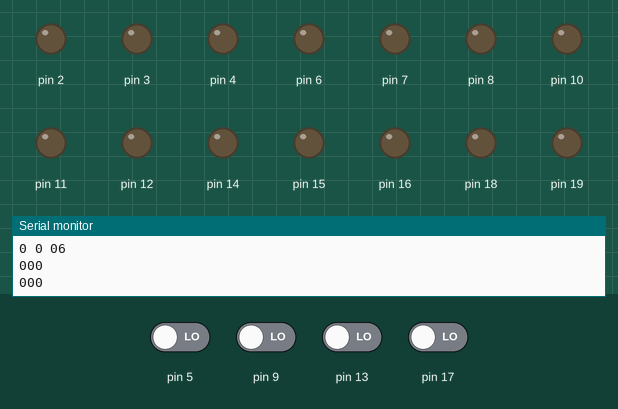
A sketch run on a simulated Arduino Uno, built with avr-gcc and run on an emulated ATmega328P. On the bench: output pins drawn as LEDs (lit = HIGH), the last lines printed to the serial monitor. The inputs (shaded band) are chosen by the test bench; at power-on: pin 5, pin 9, pin 13, pin 17 LOW.

Above: at 1.3 s.
1.4 s: pin 5 driven HIGH
At 1.8 s:
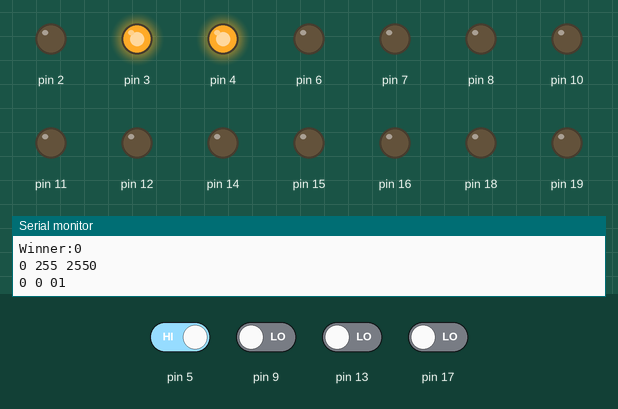
2.9 s: pin 9 driven HIGH
At 3.4 s:
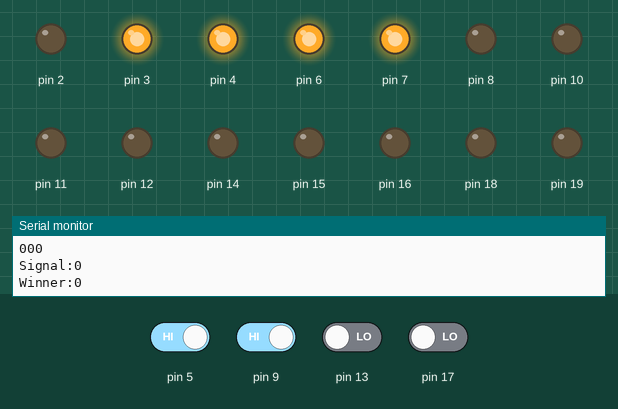
4.4 s: pin 13 driven HIGH
At 5.7 s:
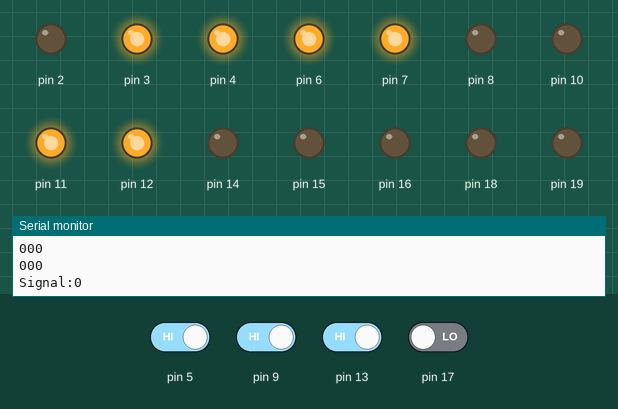
6.0 s: pin 17 driven HIGH
At 6.7 s:
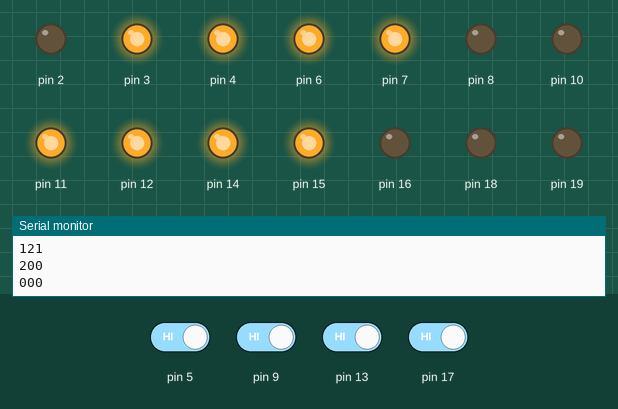
Timing chart, 0 to 8.6 s (numbered marks = the images above; inputs shaded):
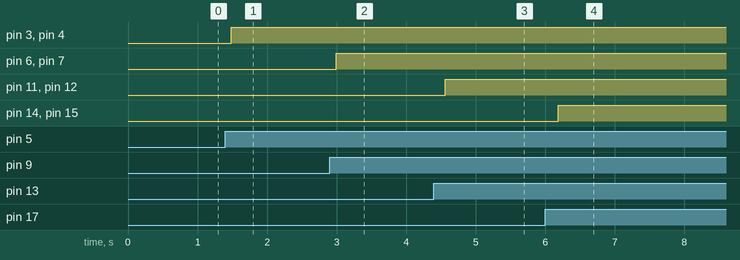

Measured:
- after the input at 1.4 s, pin 3, pin 4: LOW → HIGH after 0.08 s
- after the input at 2.9 s, pin 6, pin 7: LOW → HIGH after 0.10 s
- after the input at 4.4 s, pin 11, pin 12: LOW → HIGH after 0.16 s
- after the input at 6.0 s, pin 14, pin 15: LOW → HIGH after 0.18 s

The sketch:

Tick_Tack_Toe_1_4.ino
```cpp
int leds[][3][3] = {{{0,0,0},{0,0,0},{0,0,0}},
                    {{0,0,0},{0,0,0},{0,0,0}},
                    {{0,0,0},{0,0,0},{0,0,0}}};         //255 -> aus, 0-> an
int board[][3]  = {{0,0,0},
                   {0,0,0},
                   {0,0,0}};  //0-> nobody, 1-> player1, 2-> player2
boolean pl  = true;           //player: true -> player1, false -> player2
int win = 0;
int winanfrm = 0;             //winAnimationFrame

void setup() {                                                                                                 //mögliche Modi: Tick Tack Toe -> PvP,PvC,CvC, Simon Says
  Serial.begin(9600);
  for(int i = 1; i <= 36; i++){    //36 Ports (2R,3G,4B,5S)
    if(i%4 == 0){
      pinMode(i+1,INPUT);
      Serial.println("IN");
    }
    else{
      pinMode(i+1,OUTPUT);
      Serial.println("OUT");
    }
  }
}

void loop() {
  int s = get_board();
  if(s == 1){   //go back
    reset();
  }

  if(win == 0){
    win = get_win();
  }else{
    winAnimation(win);
  }
  Serial.print("Signal:");
  Serial.println(s);

  Serial.print("Winner:");
  Serial.println(win);
  boardToLeds();
  show();
}


void reset(){
  for(int i = 0; i < 9; i++){
      leds[i % 3][i / 3][0] = 0;             //255 -> aus, 0-> an
      leds[i % 3][i / 3][1] = 0;
      leds[i % 3][i / 3][2] = 0;
      board[i % 3][i / 3]   = 0;             //0-> nobody, 1-> player1, 2-> player2
  }

  pl  = true;                 //player: true -> player1, false -> player2
  win = 0;
  winanfrm = 0;                //winAnimationFrame
}

int get_board(){
  for(int i = 0; i < 9; i++){
    if(digitalRead(5+4*i)==HIGH && board[i % 3][i / 3] == 0){  //if it hasn't been pressed befor
      if(pl)
        board[i % 3][i / 3] = 1;    //CAREFULL: fliped along x-Axis
      else
        board[i % 3][i / 3] = 2;    //CAREFULL: fliped along x-Axis
      pl = !pl;
    }
  }
  Serial.print(board[0][0]);
  Serial.print(board[1][0]);
  Serial.println(board[2][0]);
  Serial.print(board[0][1]);
  Serial.print(board[1][1]);
  Serial.println(board[2][1]);
  Serial.print(board[0][2]);
  Serial.print(board[1][2]);
  Serial.println(board[2][2]);
  if(digitalRead(5+4*2) && digitalRead(5+4*5) && digitalRead(5+4*8)){
    return 1;
  }
  return 0;
}

int get_win(){
  if((board[0][0] == 1 && board[0][1] == 1 && board[0][2] == 1)
   ||(board[1][0] == 1 && board[1][1] == 1 && board[1][2] == 1)
   ||(board[2][0] == 1 && board[2][1] == 1 && board[2][2] == 1)
   ||(board[0][0] == 1 && board[1][0] == 1 && board[2][0] == 1)
   ||(board[0][1] == 1 && board[1][1] == 1 && board[2][1] == 1)
   ||(board[0][2] == 1 && board[1][2] == 1 && board[2][2] == 1)
   ||(board[0][0] == 1 && board[1][1] == 1 && board[2][2] == 1)
   ||(board[0][2] == 1 && board[1][1] == 1 && board[2][0] == 1))
      return 1;
  if((board[0][0] == 2 && board[0][1] == 2 && board[0][2] == 2)
   ||(board[1][0] == 2 && board[1][1] == 2 && board[1][2] == 2)
   ||(board[2][0] == 2 && board[2][1] == 2 && board[2][2] == 2)
   ||(board[0][0] == 2 && board[1][0] == 2 && board[2][0] == 2)
   ||(board[0][1] == 2 && board[1][1] == 2 && board[2][1] == 2)
   ||(board[0][2] == 2 && board[1][2] == 2 && board[2][2] == 2)
   ||(board[0][0] == 2 && board[1][1] == 2 && board[2][2] == 2)
   ||(board[0][2] == 2 && board[1][1] == 2 && board[2][0] == 2))
      return 2;
  return 0;
}


void winAnimation(int w){
   for(int i = 0; i < 9; i++){
      board[i % 3][i / 3] = w;
   }
}

void boardToLeds(){
  for(int i = 0; i < 9; i++){
    if(board[i % 3][i / 3] == 1){
      leds[i % 3][i / 3][0] = 0;
      leds[i % 3][i / 3][1] = 255;
      leds[i % 3][i / 3][2] = 255;
    }else if(board[i % 3][i / 3] == 2){
      leds[i % 3][i / 3][0] = 255;
      leds[i % 3][i / 3][1] = 255;
      leds[i % 3][i / 3][2] = 0;
    }
  }
}


void show(){
  for(int i = 0; i < 9; i++){
    digitalWrite(2+4*i,leds[i % 3][i / 3][0]);
    digitalWrite(3+4*i,leds[i % 3][i / 3][1]);  //grün
    digitalWrite(4+4*i,leds[i % 3][i / 3][2]);
    Serial.print(leds[i % 3][i / 3][0]);Serial.print(" ");Serial.print(leds[i % 3][i / 3][1]);Serial.print(" ");Serial.print(leds[i % 3][i / 3][2]);
    Serial.println(i);
  }
}
```
